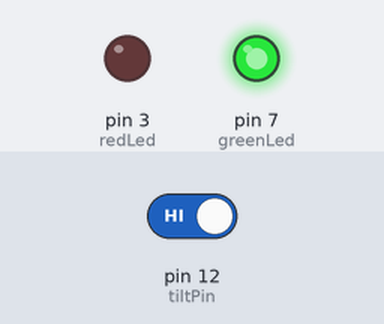
This sketch was run on a simulated Arduino Uno, built with avr-gcc and run on an emulated ATmega328P. Parts: output pins drawn as LEDs (lit = HIGH). The test bench sets the inputs (shaded band); at power-on: pin 12 (tiltPin) HIGH. What the sketch prints to the serial monitor is not drawn.

Above: at 1.2 s.
1.3 s: pin 12 (tiltPin) driven LOW
At 1.9 s:
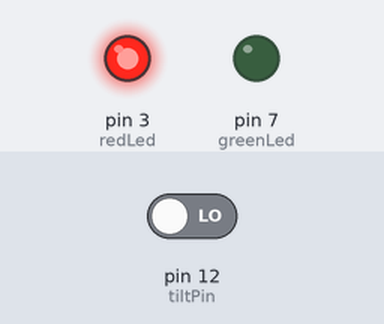
2.8 s: pin 12 (tiltPin) driven HIGH
At 3.1 s:
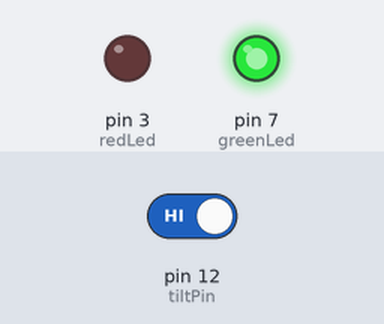
Timing chart, 0 to 5.8 s (numbered marks = the images above; inputs shaded):
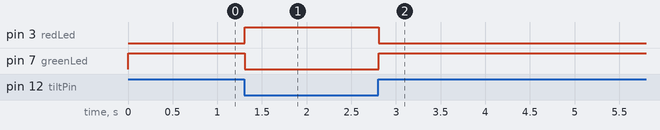

The sketch:

tiltSwitch.ino
```cpp
int greenLed=7;
int redLed=3;
int tiltPin=12;
int tiltVal;

void setup() {
  // put your setup code here, to run once:
Serial.begin(9600);
pinMode(tiltPin,INPUT);
digitalWrite(tiltPin,HIGH);
pinMode(greenLed,OUTPUT);
pinMode(redLed,OUTPUT);
}

void loop() {
  // put your main code here, to run repeatedly:
tiltVal=digitalRead(tiltPin);
Serial.println(tiltVal);
if(tiltVal==1){
  digitalWrite(greenLed,HIGH);
  digitalWrite(redLed,LOW);
  }
if(tiltVal==0){
  digitalWrite(redLed,HIGH);
  digitalWrite(greenLed,LOW);}
}
```

Measured:
- after the input at 1.3 s, pin 3 (redLed): LOW → HIGH at once; pin 7 (greenLed): HIGH → LOW at once
- after the input at 2.8 s, pin 3 (redLed): HIGH → LOW at once; pin 7 (greenLed): LOW → HIGH at once
